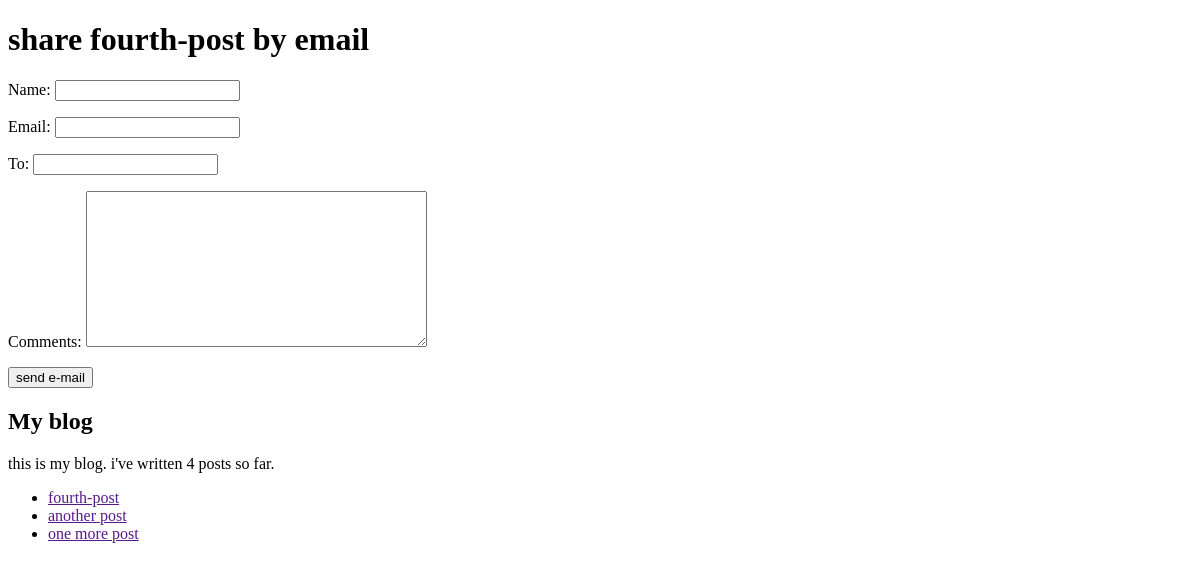
The app's page /blog/4/share/, older data.
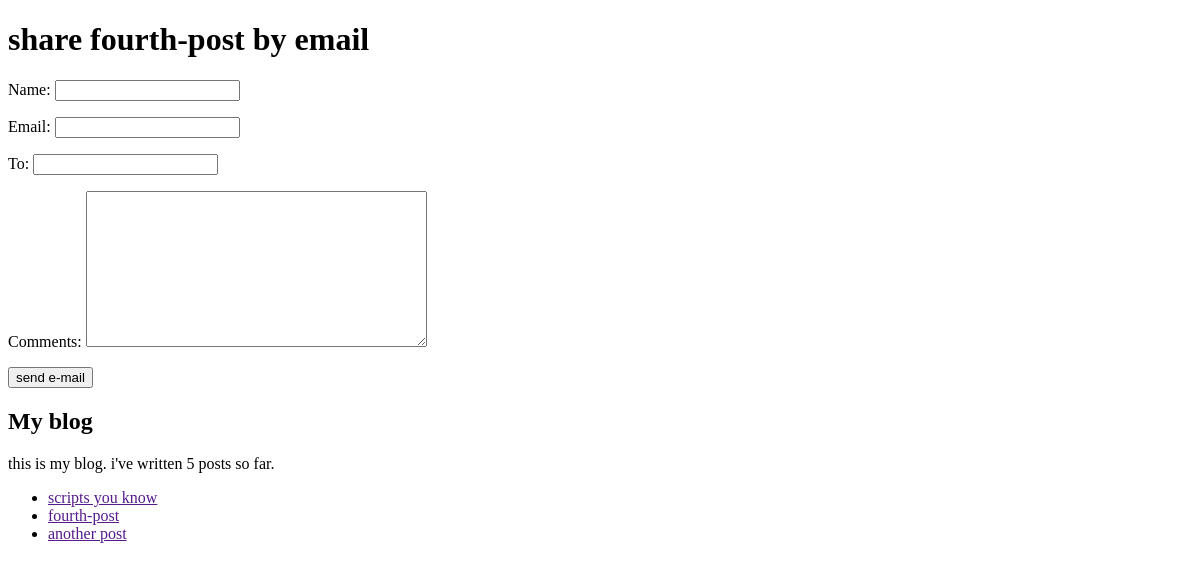
The same page, newer data.
### blog/models.py (models this page shows, shortened)
class Post(models.Model):
    STATUS_CHOICES=(
        ('draft','Draft'),
        ('published','published')
    )
    title=models.CharField(max_length=250)
    slug=models.SlugField(max_length=250,unique_for_date='publish')
    author=models.ForeignKey(User,related_name='blog_posts',on_delete=models.CASCADE)
    body=models.TextField()
    publish=models.DateTimeField(default=timezone.now)
    created=models.DateTimeField(auto_now_add=True)
    updated=models.DateTimeField(auto_now=True)
    status=models.CharField(max_length=10,choices=STATUS_CHOICES,default='draft')
    objects=models.Manager()
    published=PublishedManager()
    tags=TaggableManager()
    class Meta:
        ordering=('-publish',)

### blog/views.py (the view)
# urls.py: path('<post_id>/share/',views.post_share,name='post_share')
def post_share(request,post_id):
    post=get_object_or_404(Post,id=post_id,status='published')
    sent=False
    if request.method == 'POST':
        form=EmailPostForm(request.POST)
        if form.is_valid():
            cd=form.cleaned_data
            post_url=request.build_absolute_uri(post.get_absolute_url())
            subject='{} ({}) recommended you reading "{}"'.format(cd['name'],cd['email'],post.title)
            message='read "{}" at {}\n\n {}\'s comments: {}'.format(post.title,post_url,cd['name'],cd['comments'])
            send_mail(subject,message,'myblog@mysite.com',[cd['to']])
            sent=True
    else:
        form=EmailPostForm()
    return render(request,'blog/post/share.html',{'post':post,
                                                    'form':form,
                                                    'sent':sent
                                                        })

### blog/forms.py
class EmailPostForm(forms.Form):
    name=forms.CharField(max_length=25)
    email=forms.EmailField()
    to=forms.EmailField()
    comments=forms.CharField(required=False,widget=forms.Textarea)

### blog/models.py (called while the page is built)
    def get_queryset(self):
        return super(PublishedManager,self).get_queryset().filter(status='published')

### blog/templatetags/blog_tags.py (called while the page is built)
@register.simple_tag
def total_posts():
    return Post.published.count()

@register.inclusion_tag('blog/post/latest_posts.html')
def show_latest_posts(count=5):
    latest_posts=Post.published.order_by('-publish')[:count]
    return {'latest_posts':latest_posts}

### blog/templates/blog/post/share.html (shortened to what this page needs)
{% extends 'blog/base.html' %}
{% block content %}
    {% if sent %}
        <h2>email sent successfully</h2>
        <p>{{ post.title }} was sent successfully by email.</p>
        {% else %}
            <h1>share {{ post.title }} by email</h1>
            <form action="." method="post">
                {{ form.as_p }}
                <input type="submit" value="send e-mail">
            </form>
    {% endif %}
{% endblock content %}

### blog/templates/blog/post/latest_posts.html
<ul>
    {% for latest_post in latest_posts %}
        <li><a href="{{ post.get_absolute_url }}">{{ latest_post.title }}</a></li>
    {% endfor %}
</ul>

Row changes from the older to the newer data that the page shows:
no longer on this page (row unchanged): Post: title "one more post"
added Post: title "scripts you know"
Text that changed along with them:
text no longer shown: "4"
text now shown: "5"
